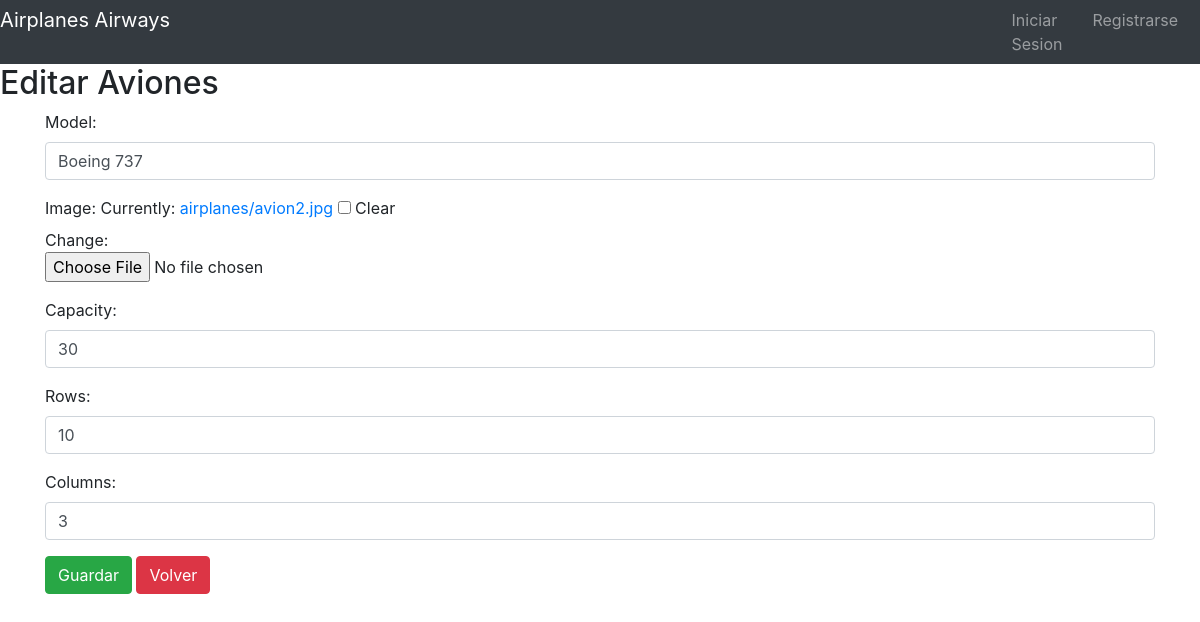
/airplanes/airplane_update/1/, run on the app's committed database.
### apps/airplanes/models.py (models this page shows, shortened)
class Airplane(models.Model):
    model = models.CharField(max_length=100)
    image = models.ImageField(upload_to='airplanes/', blank=True, null=True)
    capacity = models.IntegerField()
    rows = models.IntegerField()
    columns = models.IntegerField()

### apps/airplanes/views.py (the view)
class AirplaneEdit(UpdateView):
    model = Airplane
    form_class = AirlineForm
    template_name = 'airplanes/edit.html'
    pk_url_kwarg = 'airplane_id'
    success_url = reverse_lazy('airplane_list')

### apps/airplanes/forms.py
class AirlineForm(forms.ModelForm):
    class Meta:
        model = Airplane
        fields = ['model', 'image', 'capacity', 'rows', 'columns']
        widgets = {
            'model' : forms.TextInput(
                attrs={
                    'class':'form-control',
                    'placeholder':'Ingrese el modelo'
                }
            ),
            'image' : forms.ClearableFileInput(
                attrs={
                    'class':'form-control-file'
                }
            ),
            'capacity' : forms.NumberInput(
                attrs={
                    'class':'form-control',
                    'placeholder':'Ingrese la capacidad'
                }
            ),
            'rows' : forms.NumberInput(
                attrs={
                    'class':'form-control',
                    'placeholder':'Numero de filas'
                }
            ),
            'columns' : forms.NumberInput(
                attrs={
                    'class':'form-control',
                    'placeholder':'Numero de columnas'
                }
            ),
        }

### apps/airplanes/templates/airplanes/edit.html (shortened to what this page needs)
{% extends 'base.html' %}
{% block content %}
<h2>Editar Aviones</h2>
<div class="container">
    <form method="post" enctype="multipart/form-data">
        <div class="form-group">
            {{ form.as_p }}
            <button type="submit" class="btn btn-success">Guardar</button>
            <a class="btn btn-danger" href="{% url 'airplane_list' %}">Volver</a>
        </div>
    </form>
</div>
{% endblock %}

### data on the page
Airplane: model "Boeing 737", capacity "30", rows "10", columns "3"
